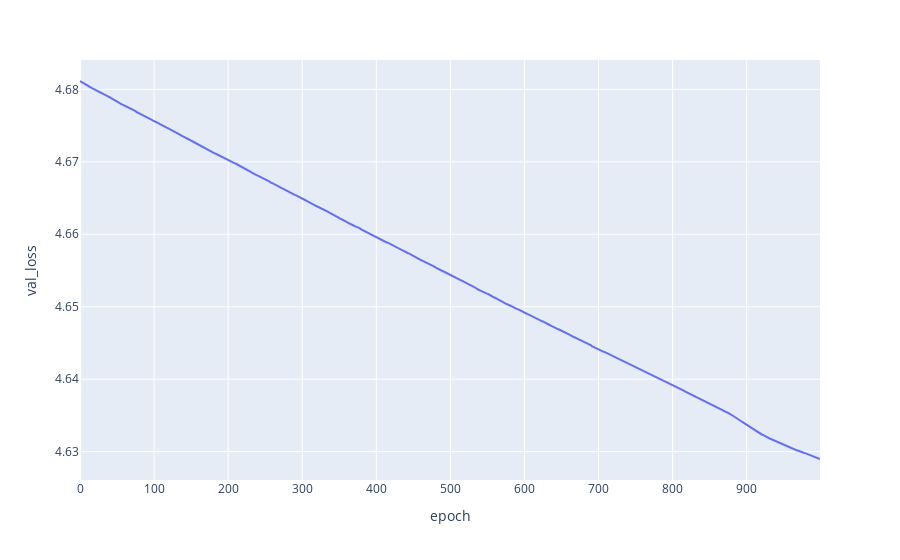

Write notebook code for a chart like this one.
### Code cell
val_loss = df[['val_loss', 'epoch']].copy()
val_loss.dropna(inplace=True)
fig = px.line(val_loss, x='epoch', y='val_loss')
fig.show()

### Figure 1 — Plotly figure (JSON) as saved in the notebook; plotly's stock layout.template omitted (floating-point values rounded to 4 significant figures; data arrays with more than 128 entries replaced by an {"elided": "..."} marker saying what was removed)
{"data": [{"hovertemplate": "epoch=%{x}<br>val_loss=%{y}<extra></extra>", "legendgroup": "", "line": {"color": "#636efa", "dash": "solid"}, "marker": {"symbol": "circle"}, "mode": "lines", "name": "", "orientation": "v", "showlegend": false, "type": "scatter", "x": {"elided": "1000 int values"}, "xaxis": "x", "y": {"elided": "1000 float values"}, "yaxis": "y"}], "layout": {"autosize": true, "legend": {"tracegroupgap": 0}, "margin": {"t": 60}, "xaxis": {"anchor": "y", "autorange": true, "domain": [0, 1], "range": [0, 999], "title": {"text": "epoch"}, "type": "linear"}, "yaxis": {"anchor": "x", "autorange": true, "domain": [0, 1], "range": [4.626, 4.684], "title": {"text": "val_loss"}, "type": "linear"}}}
